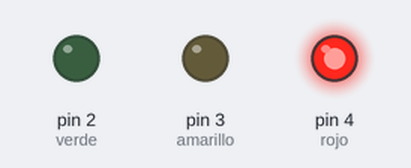
Bench run of a sketch on a simulated Arduino Uno, built with avr-gcc and run on an emulated ATmega328P. Shown: output pins drawn as LEDs (lit = HIGH).

Above: at 2.5 s.
At 7.5 s:
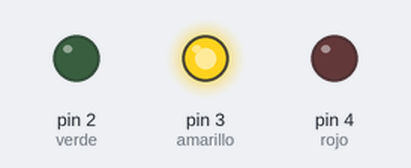
At 12.5 s:
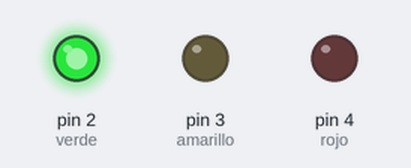
Timing chart, 0 to 19.5 s (numbered marks = the images above):
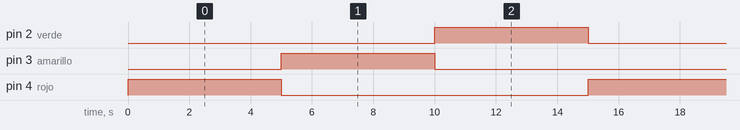

The sketch:

sem_foro.ino
```cpp
# define verde 2
# define amarillo 3
# define rojo 4


void setup() {
  pinMode(verde, OUTPUT);
  pinMode(amarillo, OUTPUT);
  pinMode(rojo, OUTPUT);

}

void loop() {

  digitalWrite(rojo, true);
  delay(5000);
  digitalWrite(rojo,false);

  digitalWrite(amarillo, true);
  delay(5000);
  digitalWrite(amarillo,false);

  digitalWrite(verde, true);
  delay(5000);
  digitalWrite(verde,false);

  // put your main code here, to run repeatedly:

}
```

Measured:
- by itself, pin 2 (verde), pin 3 (amarillo), pin 4 (rojo): alternates HIGH for 5.0 s and LOW for 10.0 s
- by itself, everything shown: repeats every 15.0 s, in 4 steps
